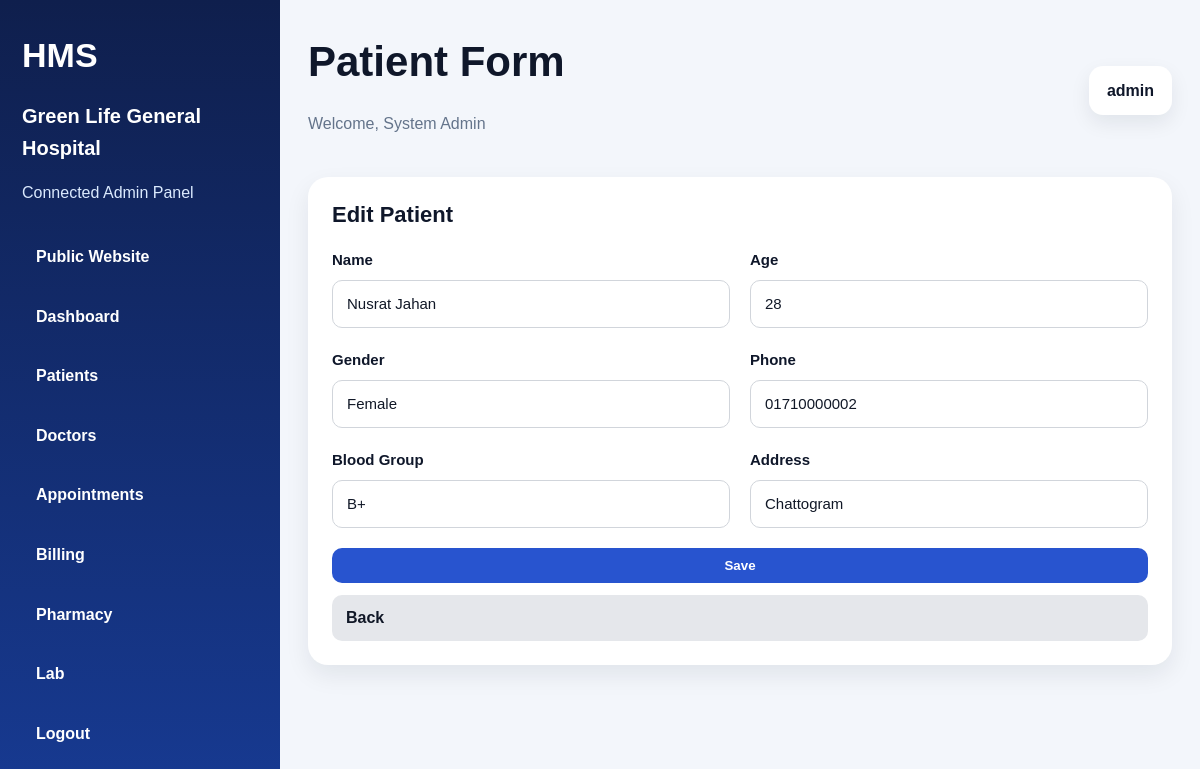
Page /admin/modules/patients/form.php?id=2 (signed in) on the committed database.
### tables this page shows
CREATE TABLE patients (
  id INT AUTO_INCREMENT PRIMARY KEY,
  name VARCHAR(120) NOT NULL,
  age INT DEFAULT 0,
  gender VARCHAR(20) DEFAULT 'Male',
  phone VARCHAR(30) NOT NULL,
  blood_group VARCHAR(10) DEFAULT '',
  address VARCHAR(255) DEFAULT '',
  created_at DATETIME NOT NULL
);

### config/app.php (called while the page is built, shortened)
<?php
function e($v): string
{
    return htmlspecialchars((string) $v, ENT_QUOTES, 'UTF-8');
}

### admin/modules/patients/form.php (the view, shortened to what this page needs)
<?php
require_once __DIR__ . '/../../../config/database.php';
$id = (int) ($_GET['id'] ?? 0);
$row = [
    'name' => '',
    'age' => '',
    'gender' => 'Male',
    'phone' => '',
    'blood_group' => '',
    'address' => ''
];
if ($id) {
    $st = $pdo->prepare('SELECT * FROM patients WHERE id = ?');
    $st->execute([$id]);
    $row = $st->fetch() ?: $row;
}
include __DIR__ . '/../../partials/header.php';
?>
<div class="table-card form-card">
    <div class="table-head">
        <h3><?= $id ? 'Edit Patient' : 'Add Patient' ?></h3>
    </div>
    <div class="form-body">
        <form method="post" class="grid-2">
            <div class="form-group">
                <label>Name</label>
                <input
                    class="form-control"
                    name="name"
                    value="<?= e($row['name']) ?>"
                    required
                >
            </div>
            <div class="form-group">
                <label>Age</label>
                <input
                    class="form-control"
                    type="number"
                    name="age"
                    value="<?= e($row['age']) ?>"
                >
            </div>
            <div class="form-group">
                <label>Gender</label>
                <select class="form-control" name="gender">
                    <?php foreach (['Male', 'Female', 'Other'] as $g): ?>
                        <option value="<?= e($g) ?>" <?= $row['gender'] === $g ? 'selected' : '' ?>>
                            <?= e($g) ?>
                        </option>
                    <?php endforeach; ?>
                </select>
            </div>
            <div class="form-group">
                <label>Phone</label>
                <input
                    class="form-control"
                    name="phone"
                    value="<?= e($row['phone']) ?>"
                >
            </div>
            <div class="form-group">
                <label>Blood Group</label>
                <input
                    class="form-control"
                    name="blood_group"
                    value="<?= e($row['blood_group']) ?>"
                >
            </div>
            <div class="form-group">
                <label>Address</label>
                <input
                    class="form-control"
                    name="address"
                    value="<?= e($row['address']) ?>"
                >
            </div>
            <div class="form-group full-width form-actions">
                <button class="btn btn-primary" type="submit">Save</button>
                <a class="btn btn-secondary" href="index.php">Back</a>
            </div>
        </form>
    </div>
</div>
<?php include __DIR__ . '/../../partials/footer.php'; ?>

### assets/css/style.css (style rules this page uses)
:root { --bg:#f4f7fb; --card:#fff; --text:#172033; --muted:#5f6b7a; --pri:#1d4ed8; --pri2:#0f172a; --line:#e5e7eb; --success:#16a34a; --warn:#d97706; --danger:#dc2626; --radius:22px; --shadow:0 16px 36px rgba(15,23,42,.10) }
* { box-sizing:border-box }
html { scroll-behavior:smooth }
body { margin:0; font-family:Arial,Helvetica,sans-serif; background:var(--bg); color:var(--text); line-height:1.6 }
a { text-decoration:none; color:inherit }
.btn { display:inline-flex; align-items:center; justify-content:center; padding:13px 20px; border-radius:14px; border:none; cursor:pointer; font-weight:700; transition:.25s ease }
.btn-primary { background:var(--pri); color:#fff }
.btn-secondary { background:#eef2ff; color:var(--pri2) }
.hero-card, .panel, .table-card, .stat-card, .info-card, .login-panel { background:var(--card); border-radius:var(--radius); box-shadow:var(--shadow) }
.form-group { display: flex; flex-direction: column; }
.full-width { grid-column: 1 / -1; }
.form-group label { font-size: 15px; font-weight: 700; color: #0f172a; margin-bottom: 8px; }
.form-control { width: 100%; height: 48px; border: 1px solid #d1d5db; border-radius: 12px; padding: 12px 14px; font-size: 15px; color: #111827; background: #ffffff; outline: none; box-sizing: border-box; }
select.form-control { appearance: none; }
.btn { display:inline-block; padding:12px 18px; border-radius:8px; text-decoration:none; border:none; cursor:pointer; font-weight:600; }
.btn-primary { background:#2854cf; color:#fff; }
.btn-secondary { background:#e5e7eb; color:#111827; }
.btn { display: inline-block; padding: 12px 18px; border-radius: 10px; text-decoration: none; border: none; cursor: pointer; font-weight: 600; }
.btn-primary { background: #2854cf; color: #fff; }
.btn-secondary { background: #e5e7eb; color: #111827; }
.admin-body { margin: 0; background: #f3f6fb; font-family: Arial, sans-serif; color: #0f172a; }
.table-card { background: #ffffff; border-radius: 20px; box-shadow: 0 10px 24px rgba(15, 23, 42, 0.08); overflow: hidden; }
.table-head { padding: 20px 24px 0; }
.table-head h3 { margin: 0 0 16px; font-size: 22px; color: #0f172a; }
.btn-secondary { background: #e5e7eb; color: #111827; text-decoration: none; padding: 10px 14px; border-radius: 10px; font-weight: 600; display: inline-block; }
.btn-primary { background: #2854cf; color: #ffffff; text-decoration: none; padding: 10px 14px; border-radius: 10px; font-weight: 600; display: inline-block; }
.form-card { overflow: hidden; }
.form-body { padding: 0 24px 24px; }
.grid-2 { display: grid; grid-template-columns: 1fr 1fr; gap: 20px; }
.form-control { width: 100%; min-height: 46px; border: 1px solid #d1d5db; border-radius: 10px; padding: 10px 14px; font-size: 15px; color: #111827; background: #ffffff; box-sizing: border-box; outline: none; }
.form-actions { display: flex; gap: 12px; flex-wrap: wrap; }

### admin/partials/header.php (style rules this page uses)
.btn-primary { white-space:nowrap; }
.btn-secondary { white-space:nowrap; }

### rows in the picture
patients: name "Nusrat Jahan", age "28", phone "01710000002", blood_group "B+", address "Chattogram"

### other values in the picture
APP_NAME "Green Life General Hospital"
$pageTitle "Patient Form"
$_SESSION['admin_name'] "System Admin"
$_SESSION['admin_username'] "admin"
form field gender "Female"
